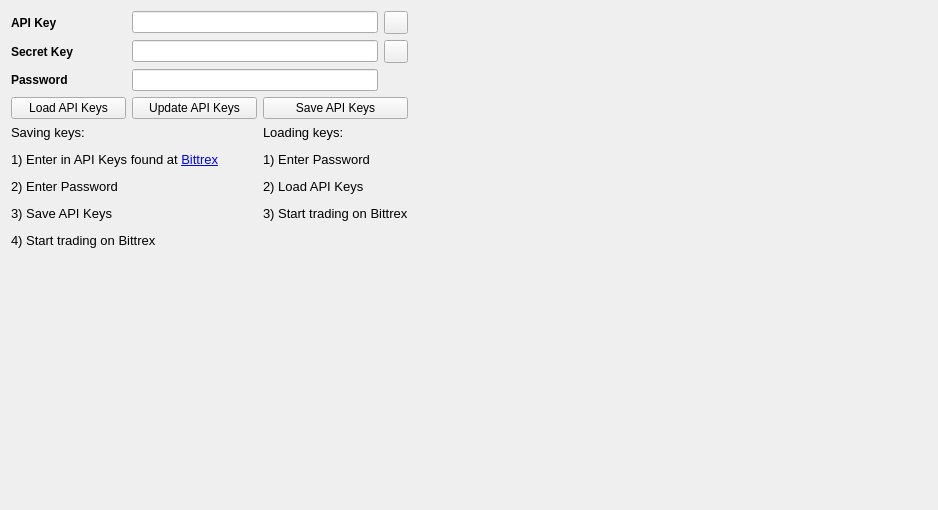
     <widget class="QWidget" name="ApiSettings">
      <attribute name="title">
       <string>Settings</string>
      </attribute>
      <layout class="QGridLayout" name="gridLayout">
       <item row="0" column="0">
        <widget class="QLabel" name="label_2">
         <property name="font">
          <font>
           <weight>75</weight>
           <bold>true</bold>
          </font>
         </property>
         <property name="text">
          <string>API Key</string>
         </property>
        </widget>
       </item>
       <item row="0" column="1" colspan="3">
        <widget class="QLineEdit" name="ApiKeyInput">
         <property name="text">
          <string/>
         </property>
        </widget>
       </item>
       <item row="0" column="4">
        <widget class="QToolButton" name="KeyPasteButton">
         <property name="toolTip">
          <string>Paste from clipboard</string>
         </property>
         <property name="text">
          <string/>
         </property>
         <property name="icon">
          <iconset resource="../bitcoin.qrc">
           <normaloff>:/icons/editpaste</normaloff>:/icons/editpaste</iconset>
         </property>
         <property name="shortcut">
          <string>Alt+P</string>
         </property>
        </widget>
       </item>
       <item row="0" column="5" rowspan="6">
        <spacer name="horizontalSpacer_3">
         <property name="orientation">
          <enum>Qt::Horizontal</enum>
         </property>
         <property name="sizeHint" stdset="0">
          <size>
           <width>519</width>
           <height>488</height>
          </size>
         </property>
        </spacer>
       </item>
       <item row="1" column="0">
        <widget class="QLabel" name="label">
         <property name="font">
          <font>
           <weight>75</weight>
           <bold>true</bold>
          </font>
         </property>
         <property name="text">
          <string>Secret Key</string>
         </property>
        </widget>
       </item>
       <item row="1" column="1" colspan="3">
        <widget class="QLineEdit" name="SecretKeyInput"/>
       </item>
       <item row="1" column="4">
        <widget class="QToolButton" name="SecretPasteButton">
         <property name="toolTip">
          <string>Paste from clipboard</string>
         </property>
         <property name="text">
          <string/>
         </property>
         <property name="icon">
          <iconset resource="../bitcoin.qrc">
           <normaloff>:/icons/editpaste</normaloff>:/icons/editpaste</iconset>
         </property>
         <property name="shortcut">
          <string>Alt+P</string>
         </property>
        </widget>
       </item>
       <item row="2" column="0">
        <widget class="QLabel" name="label_28">
         <property name="font">
          <font>
           <weight>75</weight>
           <bold>true</bold>
          </font>
         </property>
         <property name="text">
          <string>Password</string>
         </property>
        </widget>
       </item>
       <item row="2" column="1" colspan="3">
        <widget class="QLineEdit" name="PasswordInput">
         <property name="echoMode">
          <enum>QLineEdit::Password</enum>
         </property>
        </widget>
       </item>
       <item row="3" column="0">
        <widget class="QPushButton" name="LoadKeys">
         <property name="minimumSize">
          <size>
           <width>115</width>
           <height>0</height>
          </size>
         </property>
         <property name="text">
          <string>Load API Keys</string>
         </property>
        </widget>
       </item>
       <item row="3" column="1" colspan="2">
        <widget class="QPushButton" name="UpdateKeys">
         <property name="minimumSize">
          <size>
           <width>125</width>
           <height>0</height>
          </size>
         </property>
         <property name="text">
          <string>Update API Keys</string>
         </property>
        </widget>
       </item>
       <item row="3" column="3" colspan="2">
        <widget class="QPushButton" name="SaveKeys">
         <property name="minimumSize">
          <size>
           <width>115</width>
           <height>0</height>
          </size>
         </property>
         <property name="text">
          <string>Save API Keys</string>
         </property>
        </widget>
       </item>
       <item row="5" column="0" colspan="5">
        <spacer name="verticalSpacer_2">
         <property name="orientation">
          <enum>Qt::Vertical</enum>
         </property>
         <property name="sizeHint" stdset="0">
          <size>
           <width>358</width>
           <height>247</height>
          </size>
         </property>
        </spacer>
       </item>
       <item row="4" column="3" colspan="2">
        <widget class="QLabel" name="label232_17">
         <property name="font">
          <font>
           <pointsize>10</pointsize>
           <weight>50</weight>
           <bold>false</bold>
          </font>
         </property>
         <property name="text">
          <string>&lt;html&gt;&lt;head/&gt;&lt;body&gt;&lt;p&gt;Loading keys:&lt;/p&gt;&lt;p&gt;1) Enter Password&lt;/p&gt;&lt;p&gt;2) Load API Keys&lt;/p&gt;&lt;p&gt;3) Start trading on Bittrex&lt;/p&gt;&lt;/body&gt;&lt;/html&gt;</string>
         </property>
         <property name="alignment">
          <set>Qt::AlignLeading|Qt::AlignLeft|Qt::AlignTop</set>
         </property>
        </widget>
       </item>
       <item row="4" column="0" colspan="3">
        <widget class="QLabel" name="label232_16">
         <property name="font">
          <font>
           <pointsize>10</pointsize>
           <weight>50</weight>
           <bold>false</bold>
          </font>
         </property>
         <property name="text">
          <string>&lt;html&gt;&lt;head/&gt;&lt;body&gt;&lt;p&gt;Saving keys:&lt;/p&gt;&lt;p&gt;1) Enter in API Keys found at &lt;a href=&quot;https://bittrex.com/Manage#sectionApi&quot;&gt;&lt;span style=&quot; text-decoration: underline; color:#0000ff;&quot;&gt;Bittrex&lt;/span&gt;&lt;/a&gt;&lt;/p&gt;&lt;p&gt;2) Enter Password&lt;/p&gt;&lt;p&gt;3) Save API Keys&lt;/p&gt;&lt;p&gt;4) Start trading on Bittrex&lt;/p&gt;&lt;/body&gt;&lt;/html&gt;</string>
         </property>
        </widget>
       </item>
      </layout>
      <zorder>label</zorder>
      <zorder>ApiKeyInput</zorder>
      <zorder>label_2</zorder>
      <zorder>SecretKeyInput</zorder>
      <zorder>UpdateKeys</zorder>
      <zorder>SaveKeys</zorder>
      <zorder>LoadKeys</zorder>
      <zorder>label232_16</zorder>
      <zorder>label232_17</zorder>
      <zorder>label_28</zorder>
      <zorder>PasswordInput</zorder>
      <zorder>horizontalSpacer_3</zorder>
      <zorder>verticalSpacer_2</zorder>
      <zorder>KeyPasteButton</zorder>
      <zorder>SecretPasteButton</zorder>
     </widget>
